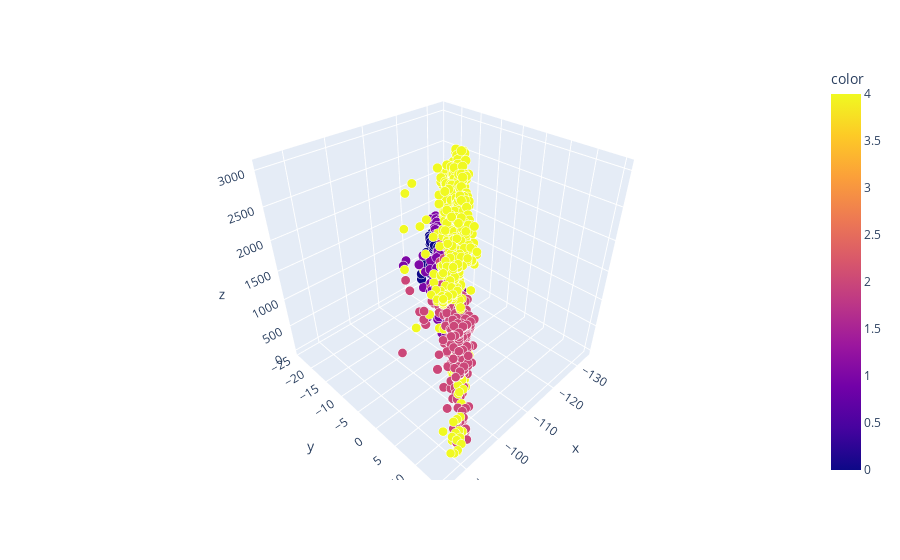

Notebook code cell kept with this figure:
### Code cell
xx = labeled_df.rssis[labeled_df.dev_addr.isin(labeled_df.iloc[:5]['dev_addr'].unique().tolist())]
yy = labeled_df.lsnr[labeled_df.dev_addr.isin(labeled_df.iloc[:5]['dev_addr'].unique().tolist())]
zz = labeled_df.FCnt[labeled_df.dev_addr.isin(labeled_df.iloc[:5]['dev_addr'].unique().tolist())]
s = labeled_df.rssic[labeled_df.dev_addr.isin(labeled_df.iloc[:5]['dev_addr'].unique().tolist())]
fig = px.scatter_3d(labeled_df, x=xx, y=yy, z=zz, size_max=10,size = abs(s),
              color=labeled_df[labeled_df.dev_addr.isin(labeled_df.iloc[:5]['dev_addr'].unique().tolist())]['label']
                    ,opacity=1)
fig.show()

### Figure 1 — Plotly figure (JSON) as saved in the notebook; plotly's stock layout.template omitted (floating-point values rounded to 4 significant figures; data arrays with more than 128 entries replaced by an {"elided": "..."} marker saying what was removed)
{"data": [{"hovertemplate": "x=%{x}<br>y=%{y}<br>z=%{z}<br>size=%{marker.size}<br>color=%{marker.color}<extra></extra>", "legendgroup": "", "marker": {"color": {"elided": "2609 int values"}, "coloraxis": "coloraxis", "opacity": 1, "size": {"elided": "2609 int values"}, "sizemode": "area", "sizeref": 1.12, "symbol": "circle"}, "mode": "markers", "name": "", "scene": "scene", "showlegend": false, "type": "scatter3d", "x": {"elided": "2609 int values"}, "y": {"elided": "2609 int values"}, "z": {"elided": "2609 int values"}}], "layout": {"coloraxis": {"colorbar": {"title": {"text": "color"}}, "colorscale": [[0, "#0d0887"], [0.1111, "#46039f"], [0.2222, "#7201a8"], [0.3333, "#9c179e"], [0.4444, "#bd3786"], [0.5556, "#d8576b"], [0.6667, "#ed7953"], [0.7778, "#fb9f3a"], [0.8889, "#fdca26"], [1, "#f0f921"]]}, "legend": {"itemsizing": "constant", "tracegroupgap": 0}, "margin": {"t": 60}, "scene": {"domain": {"x": [0, 1], "y": [0, 1]}, "xaxis": {"title": {"text": "x"}}, "yaxis": {"title": {"text": "y"}}, "zaxis": {"title": {"text": "z"}}}}}
